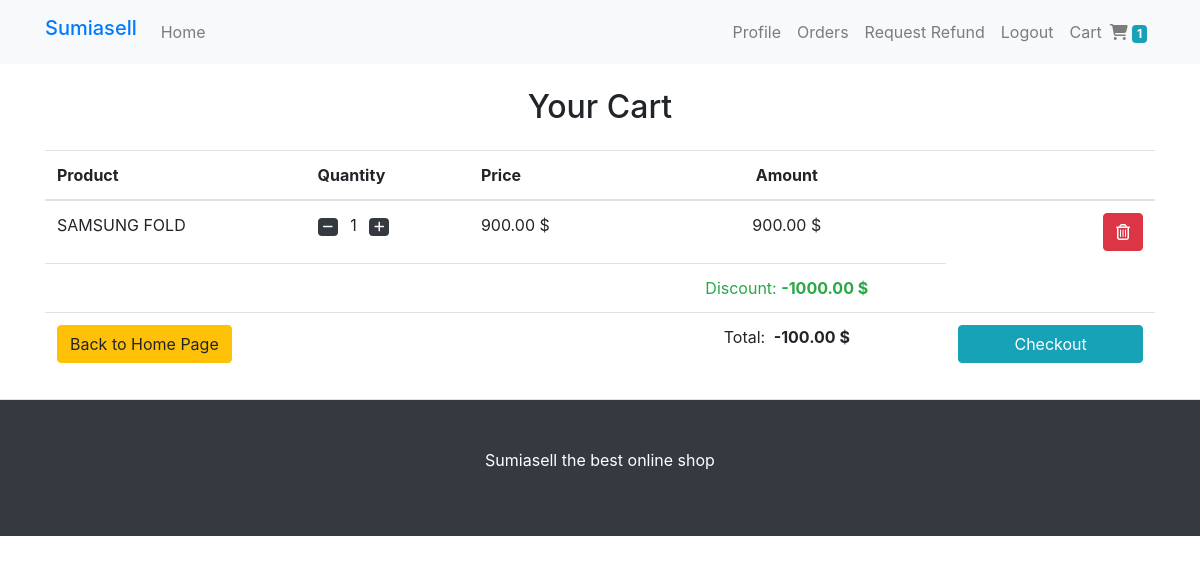
The app's page /cart/ (signed in) with its own data.
### sumiacart/models.py (models this page shows, shortened)
class Order(models.Model):
    order_id = models.CharField(max_length=20)
    user = models.ForeignKey(settings.AUTH_USER_MODEL, on_delete=models.CASCADE)
    items = models.ManyToManyField(OrderItem)
    ordered = models.BooleanField(default=False)
    created_date = models.DateTimeField(auto_now_add=True)
    shipping_address = models.ForeignKey(ShippingAddress, on_delete=models.SET_NULL, null=True, blank=True)
    payment = models.ForeignKey(Payment, on_delete=models.SET_NULL, null=True, blank=True)
    promo_code_applied = models.BooleanField(default=False)
    promo_code_discount = models.FloatField(default=0)
    refund_requested = models.BooleanField(default=False)
    refund_granted = models.BooleanField(default=False)
    def get_total_amount(self):
        total = sum(item.get_total() for item in self.items.all())
        return total - self.promo_code_discount
    def get_total_quantity(self):
        return sum(item.quantity for item in self.items.all())

class OrderItem(models.Model):
    user = models.ForeignKey(settings.AUTH_USER_MODEL, on_delete=models.CASCADE)
    item = models.ForeignKey(Product, on_delete=models.CASCADE)
    quantity = models.IntegerField(default=1)
    created_date = models.DateTimeField(auto_now_add=True)
    def get_total(self):
        return round(self.item.price * self.quantity, 2)

### sumiaproducts/models.py (models this page shows, shortened)
class Product(models.Model):
    IMG_DIMENSION = 540
    name = models.CharField(max_length=50)
    description = models.TextField()
    price = models.FloatField()
    category = models.ForeignKey(Category, on_delete=models.CASCADE)
    thumbnail = models.ImageField(upload_to='products/')
    class Meta:
        ordering = ['pk']

### sumiacart/views.py (the view)
# urls.py: path('', CartDetailView.as_view(), name='show-cart'),
class CartDetailView(LoginRequiredMixin, DetailView):
    context_object_name = 'order'
    template_name = 'carts/cart.html'
    def get_object(self, queryset=None):
        return self.request.user.order_set.filter(ordered=False).first()

### sumiacart/templatetags/cart_icon.py (called while the page is built)
@register.filter
def total_cart_items(user):
    if user.is_authenticated:
        order = Order.objects.filter(user=user, ordered=False).first()
        return order.get_total_quantity() if order else 0
    return 0

### sumiacart/templates/carts/cart.html (shortened to what this page needs)
{% extends "products/base.html" %}
{% load static %}
{% block content %}
    <div class="container my-4">
        <h2 class="text-center my-4">Your Cart</h2>
        <table class="table">
            {% if order.items.all %}
            <thead>
                <tr>
                    <th scope="col">Product</th>
                    <th scope="col">Quantity</th>
                    <th scope="col">Price</th>
                    <th scope="col" class="text-center">Amount</th>
                    <th scope="col"></th>
                </tr>
            </thead>
            {% endif %}
            <tbody>
                {% for item in order.items.all %}
                    <tr>
                        <td>{{ item.item.name }}</td>
                        <td>
                            <a href="{% url 'sumiacart:decrease-product-in-cart' item.item.id %}"><span class="badge badge-dark mr-2"><i class="fas fa-minus"></i></span></a>
                            <span>{{ item.quantity }}</span>
                            <a href="{% url 'sumiacart:increase-product-in-cart' item.item.id %}"><span class="badge badge-dark ml-2"><i class="fas fa-plus"></i></span></a>
                        </td>
                        <td>{{ item.item.price|floatformat:2 }} $</td>
                        <td class="text-center">{{ item.get_total|floatformat:2 }} $</td>
                        <td class="text-right">
                            <a class="btn btn-danger" href="{% url 'sumiacart:remove-from-cart' item.item.id %}"><i class="far fa-trash-alt"></i></a>
                        </td>
                    </tr>
                {% empty %}
                    <div class="alert alert-info" role="alert">
                        The cart is empty
                    </div>
                {% endfor %}
                {% if order.promo_code_applied %}
                    <tr>
                        <td colspan="3"></td>
                        <td class="text-center text-success">
                            Discount: <span class="font-weight-bold">-{{ order.promo_code_discount|floatformat:2 }} $</span>
                        </td>
                    </tr>
                {% endif %}
                <tr>
                    <td colspan="3">
                        <a class="btn btn-warning" href="{% url 'sumiaproducts:home-page' %}">Back to Home Page</a>
                    </td>
                    {% if order.items.all %}
                    <td class="text-center">
                        Total: <span class="font-weight-bold ml-1">{{ order.get_total_amount|floatformat:2 }} $</span>
                    </td>
                    <td>
                        <a class="btn btn-info btn-block" href="{% url 'sumiacheckout:checkout' %}">Checkout</a>
                    </td>
                    {% endif %}
                </tr>
            </tbody>
        </table>
    </div>
{% endblock %}

### sumiaproducts/templates/products/navbar.html (shortened to what this page needs)
{% load cart_icon %}
<nav class="navbar sticky-top navbar-expand-md navbar-light bg-light">
    <div class="container">
        <a class="navbar-brand h1 text-primary" href="{% url 'sumiaproducts:home-page' %}">Sumiasell</a>
        <div class="collapse navbar-collapse" id="navbarToggler">
            <ul class="navbar-nav mr-auto">
                <li class="nav-item">
                    <a class="nav-link" href="{% url 'sumiaproducts:home-page' %}">Home</a>
                </li>
            </ul>
            <ul class="navbar-nav">
                {% if user.is_authenticated %}
                    <li class="nav-item">
                        <a class="nav-link" href="{% url 'profile' %}">Profile</a>
                    </li>
                    <li class="nav-item">
                        <a class="nav-link" href="{% url 'show-orders' %}">Orders</a>
                    </li>
                    <li class="nav-item">
                        <a class="nav-link" href="{% url 'refund' %}">Request Refund</a>
                    </li>
                    <li class="nav-item">
                        <a class="nav-link" href="{% url 'account_logout' %}">Logout</a>
                    </li>
                {% endif %}
                <li class="nav-item">
                    <a class="nav-link" href="{% url 'sumiacart:show-cart' %}">Cart<i class="fas fa-shopping-cart ml-2"></i>
                        <span id="cart-total-items" class="badge badge-info">{{ user| total_cart_items }}</span>
                    </a>
                </li>
            </ul>
        </div>
    </div>
</nav>

### records on screen
OrderItem: item.name "SAMSUNG FOLD", quantity "1", item.price "900.00", get_total "900.00"
Order: promo_code_discount "1000.00", get_total_amount "-100.00"

### other values on screen
{{ user| total_cart_items }} "1"
